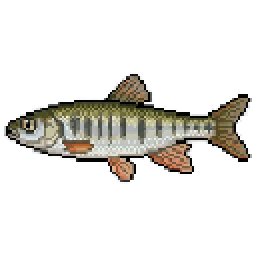
#> input picture assets/images/fish_pirami.png, 128 x 128 px, found by its file name (shown 2 times larger)
$ python upscale_fishes.py
#> lines starting #> are read from the running program, lines starting #| are printed output that depends on the picture
import os
from PIL import Image

DEST_DIR = r'c:\AI\my DeepL 2\game-for-son-3\assets\images'

FISH_TO_UPSCALE = [
    'fish_pirami.png',
    'fish_pollack.png',
    'fish_salmon.png',
    'fish_saury.png',
    'fish_spanish_mackerel.png',
    'fish_squid.png',
    'fish_ssogari.png',
    'fish_striped_jewfish.png',
    'fish_sunfish.png',
    'fish_tuna.png'
]

def upscale_fishes():
    for f in FISH_TO_UPSCALE:
        path = os.path.join(DEST_DIR, f)
        if os.path.exists(path):
            try:
                img = Image.open(path).convert("RGBA")
#> img is the input picture: PIL image 128x128 RGBA; mean R, G, B, A 112.2, 103.5, 85.1, 51.2
                new_width = img.width * 2
#> new_width = 256
                new_height = img.height * 2
#> new_height = 256

                # Use NEAREST to preserve pixel art crispness
                upscaled = img.resize((new_width, new_height), Image.Resampling.NEAREST)
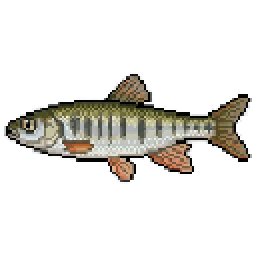
#> upscaled: PIL image 256x256 RGBA; mean R, G, B, A 112.2, 103.5, 85.1, 51.2; transparent parts drawn white
                upscaled.save(path)
                print(f"Upscaled {f} from {img.width}x{img.height} to {new_width}x{new_height}")
#| Upscaled fish_pirami.png from 128x128 to 256x256
            except Exception as e:
                print(f"Failed to upscale {f}: {e}")
        else:
            print(f"File not found: {f}")

if __name__ == "__main__":
    upscale_fishes()
